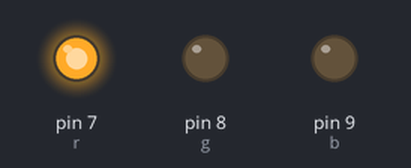
A sketch run on a simulated Arduino Uno, built with avr-gcc and run on an emulated ATmega328P. Shown: output pins drawn as LEDs (lit = HIGH).

Above: at 0.5 s.
At 2.5 s:
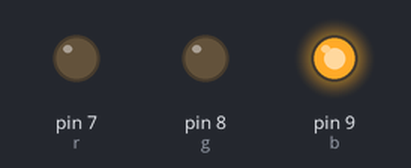
At 3.5 s:
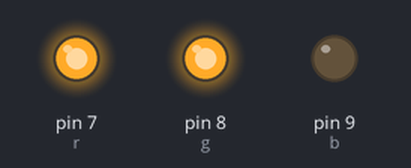
At 4.5 s:
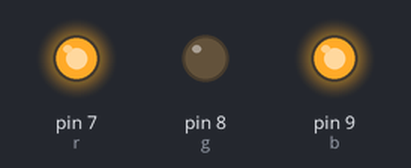
At 6.5 s:
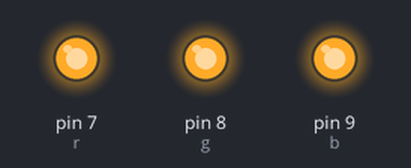
At 8.5 s:
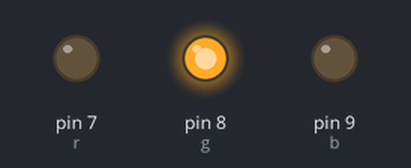
Timing chart, 0 to 9.1 s (numbered marks = the images above):
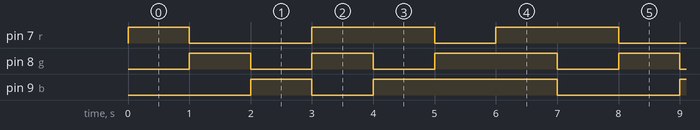

Measured:
- by itself, pin 7 (r): repeats every 7.0 s: LOW 2.0 s, HIGH 2.0 s, LOW 1.0 s, HIGH 2.0 s
- by itself, pin 8 (g): repeats every 7.0 s: LOW 1.0 s, HIGH 1.0 s, LOW 1.0 s, HIGH 2.0 s, LOW 1.0 s, HIGH 1.0 s
- by itself, pin 9 (b): repeats every 7.0 s: LOW 1.0 s, HIGH 3.0 s, LOW 2.0 s, HIGH 1.0 s

The sketch:

PRTC01.ino
```cpp
int r=7;
int g=8;
int b=9;
void setup() {
  // put your setup code here, to run once:
  pinMode(r,OUTPUT);
  pinMode(g,OUTPUT);
  pinMode(b,OUTPUT);

}

void loop() {
  // put your main code here, to run repeatedly:

  digitalWrite(r,HIGH);
  delay(1000);
  digitalWrite(r,LOW);
  digitalWrite(g,HIGH);
  delay(1000);
  digitalWrite(g,LOW);
  digitalWrite(b,HIGH);
  delay(1000);
  digitalWrite(b,LOW);
  digitalWrite(r,HIGH);
  digitalWrite(g,HIGH);
  delay(1000);
  digitalWrite(g,LOW);
  digitalWrite(b,HIGH);
  delay(1000);
  digitalWrite(r,LOW);
  digitalWrite(g,HIGH);
  delay(1000);
  digitalWrite(r,HIGH);
  delay(1000);
  digitalWrite(r,LOW);
  digitalWrite(g,LOW);
  digitalWrite(b,LOW);

}
```
